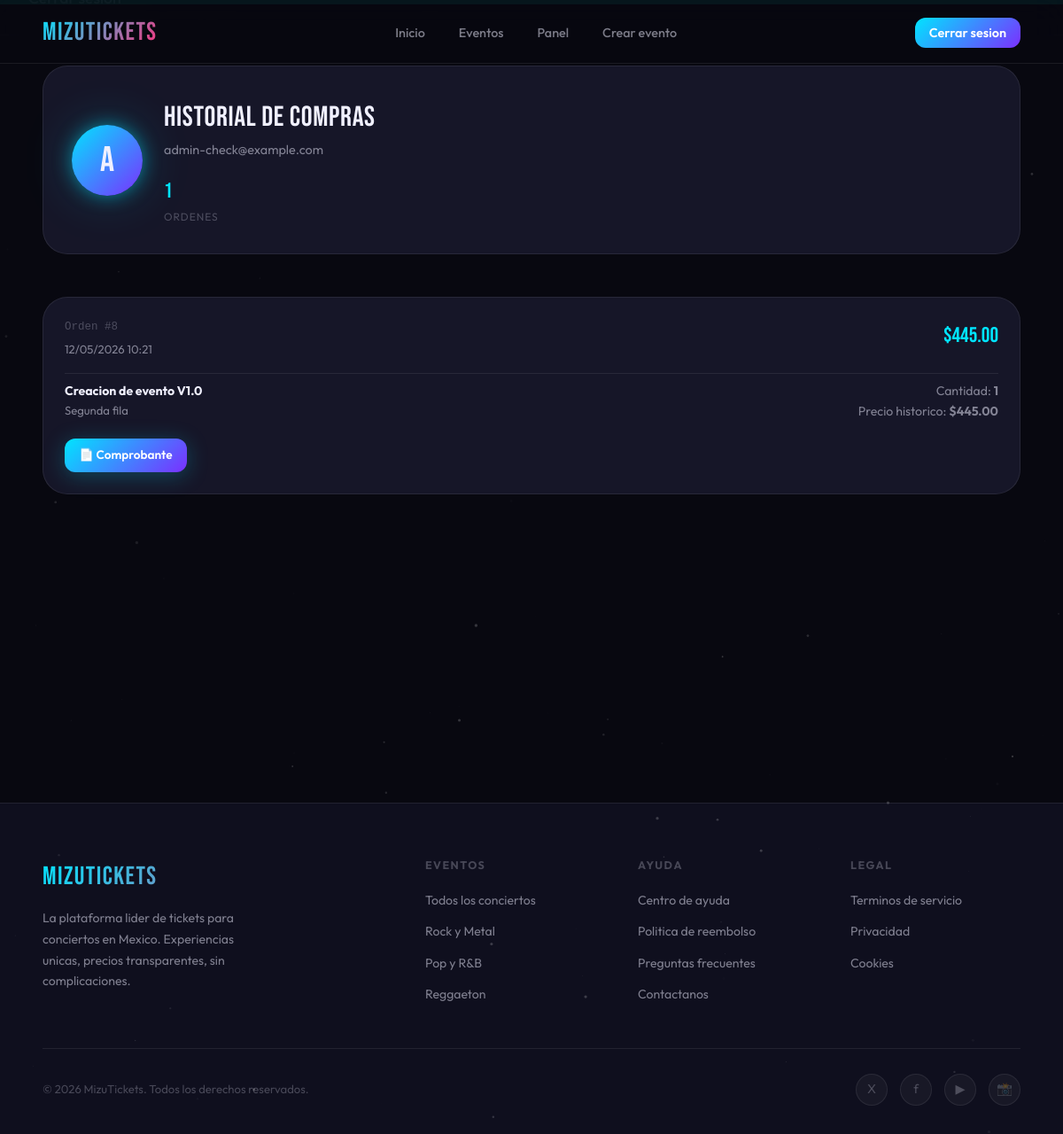
Screenshot of /orders/history (signed in) with the database file from the repository.
### app/models/user.py (models this page shows, shortened)
class User(UserMixin, db.Model):
    __tablename__ = "users"
    id = db.Column(db.Integer, primary_key=True)
    name = db.Column(db.String(120), nullable=False)
    email = db.Column(db.String(255), unique=True, nullable=False, index=True)
    password_hash = db.Column(db.String(255), nullable=False)
    role = db.Column(db.String(20), nullable=False, default="customer", index=True)
    created_at = db.Column(db.DateTime, nullable=False, default=datetime.utcnow)
    updated_at = db.Column(
        db.DateTime,
        nullable=False,
        default=datetime.utcnow,
        onupdate=datetime.utcnow,
    )
    orders = db.relationship("Order", back_populates="user", lazy="dynamic")

### app/models/order.py (models this page shows, shortened)
class Order(db.Model):
    __tablename__ = "orders"
    __table_args__ = (
        db.CheckConstraint("total_amount >= 0", name="ck_orders_total_non_negative"),
    )
    id = db.Column(db.Integer, primary_key=True)
    user_id = db.Column(db.Integer, db.ForeignKey("users.id"), nullable=False, index=True)
    status = db.Column(db.String(20), nullable=False, default="confirmed", index=True)
    total_amount = db.Column(db.Numeric(10, 2), nullable=False)
    receipt_code = db.Column(db.String(50), unique=True, nullable=True, index=True)
    created_at = db.Column(db.DateTime, nullable=False, default=datetime.utcnow, index=True)
    user = db.relationship("User", back_populates="orders")
    items = db.relationship(
        "OrderItem",
        back_populates="order",
        cascade="all, delete-orphan",
        lazy="selectin",
    )

### app/models/order_item.py (models this page shows, shortened)
class OrderItem(db.Model):
    __tablename__ = "order_items"
    __table_args__ = (
        db.CheckConstraint("quantity > 0", name="ck_order_items_quantity_positive"),
        db.CheckConstraint("unit_price >= 0", name="ck_order_items_unit_price_non_negative"),
        db.CheckConstraint("subtotal >= 0", name="ck_order_items_subtotal_non_negative"),
    )
    id = db.Column(db.Integer, primary_key=True)
    order_id = db.Column(db.Integer, db.ForeignKey("orders.id"), nullable=False, index=True)
    ticket_type_id = db.Column(
        db.Integer,
        db.ForeignKey("ticket_types.id"),
        nullable=False,
        index=True,
    )
    quantity = db.Column(db.Integer, nullable=False)
    unit_price = db.Column(db.Numeric(10, 2), nullable=False)
    subtotal = db.Column(db.Numeric(10, 2), nullable=False)
    created_at = db.Column(db.DateTime, nullable=False, default=datetime.utcnow)
    order = db.relationship("Order", back_populates="items")
    ticket_type = db.relationship("TicketType", back_populates="order_items")

### app/models/event.py (models this page shows, shortened)
class Event(db.Model):
    __tablename__ = "events"
    id = db.Column(db.Integer, primary_key=True)
    title = db.Column(db.String(200), nullable=False, index=True)
    description = db.Column(db.Text, nullable=True)
    date = db.Column(db.DateTime, nullable=False, index=True)
    venue = db.Column(db.String(200), nullable=False)
    image_url = db.Column(db.String(500), nullable=True)
    is_active = db.Column(db.Boolean, nullable=False, default=True, index=True)
    created_at = db.Column(db.DateTime, nullable=False, default=datetime.utcnow)
    updated_at = db.Column(
        db.DateTime,
        nullable=False,
        default=datetime.utcnow,
        onupdate=datetime.utcnow,
    )
    ticket_types = db.relationship(
        "TicketType",
        back_populates="event",
        cascade="all, delete-orphan",
        lazy="selectin",
    )

### app/models/ticket_type.py (models this page shows, shortened)
class TicketType(db.Model):
    __tablename__ = "ticket_types"
    __table_args__ = (
        db.CheckConstraint("price >= 0", name="ck_ticket_types_price_non_negative"),
        db.CheckConstraint(
            "stock_available >= 0", name="ck_ticket_types_stock_non_negative"
        ),
        db.UniqueConstraint("event_id", "name", name="uq_ticket_types_event_name"),
    )
    id = db.Column(db.Integer, primary_key=True)
    event_id = db.Column(db.Integer, db.ForeignKey("events.id"), nullable=False, index=True)
    name = db.Column(db.String(80), nullable=False)
    price = db.Column(db.Numeric(10, 2), nullable=False)
    stock_available = db.Column(db.Integer, nullable=False)
    created_at = db.Column(db.DateTime, nullable=False, default=datetime.utcnow)
    updated_at = db.Column(
        db.DateTime,
        nullable=False,
        default=datetime.utcnow,
        onupdate=datetime.utcnow,
    )
    event = db.relationship("Event", back_populates="ticket_types")
    order_items = db.relationship("OrderItem", back_populates="ticket_type", lazy="dynamic")

### app/orders/routes.py (the view)
@bp.route("/orders/history")
@login_required
def history():
    try:
        orders = (
            Order.query.options(
                joinedload(Order.items)
                .joinedload(OrderItem.ticket_type)
                .joinedload(TicketType.event)
            )
            .filter(Order.user_id == current_user.id)
            .order_by(Order.created_at.desc())
            .all()
        )
        return render_template("orders/history.html", orders=orders)
    except SQLAlchemyError:
        flash("No se pudo cargar tu historial en este momento.", "error")
        return render_template("orders/history.html", orders=[])
    except Exception:
        flash("No se pudo cargar tu historial en este momento.", "error")
        return render_template("orders/history.html", orders=[])

### app/__init__.py (called while the page is built)
def create_app(config_class=Config):
    app = Flask(__name__, instance_relative_config=True)
    app.config.from_object(config_class)
    os.makedirs(app.instance_path, exist_ok=True)
    db.init_app(app)
    migrate.init_app(app, db)
    login_manager.init_app(app)
    from .auth import bp as auth_bp
    from .admin import bp as admin_bp
    from .main import bp as main_bp
    from .orders import bp as orders_bp
    app.register_blueprint(main_bp)
    app.register_blueprint(auth_bp)
    app.register_blueprint(admin_bp)
    app.register_blueprint(orders_bp)
    from . import models  # noqa: F401
    from .models.user import User
    @login_manager.user_loader
    def load_user(user_id):
        return db.session.get(User, int(user_id))
    @app.shell_context_processor
    def shell_context():
        return {"db": db, "models": models}
    return app

### app/templates/orders/history.html (shortened to what this page needs)
{% extends "base.html" %}
{% block content %}
<div class="page profile-page">
  <div class="container">
    <div class="profile-header">
      <div class="profile-avatar">{{ current_user.name[0].upper() }}</div>
      <div>
        <div class="profile-name">Historial de compras</div>
        <div class="profile-email">{{ current_user.email }}</div>
        <div class="profile-stats">
          <div>
            <div class="profile-stat-val">{{ orders|length }}</div>
            <div class="profile-stat-lbl">Ordenes</div>
          </div>
        </div>
      </div>
    </div>
    {% if orders %}
      {% for order in orders %}
      <div class="order-card">
        <div class="order-card-header">
          <div>
            <div class="order-id">Orden #{{ order.id }}</div>
            <div style="font-size:0.82rem;color:var(--text-muted)">{{ order.created_at.strftime('%d/%m/%Y %H:%M') }}</div>
          </div>
          <div class="order-total">${{ '%.2f'|format(order.total_amount) }}</div>
        </div>
        <div class="order-items">
          {% for item in order.items %}
          <div class="order-item-row" style="display:block">
            <div style="display:flex;justify-content:space-between;gap:16px;flex-wrap:wrap;align-items:flex-start">
              <div>
                <div style="font-weight:700;color:var(--text)">{{ item.ticket_type.event.title }}</div>
                <div style="font-size:0.82rem;color:var(--text-muted)">{{ item.ticket_type.name }}</div>
              </div>
              <div style="text-align:right">
                <div>Cantidad: <strong>{{ item.quantity }}</strong></div>
                <div>Precio historico: <strong>${{ '%.2f'|format(item.unit_price) }}</strong></div>
              </div>
            </div>
          </div>
          {% endfor %}
        </div>
        <div style="display:flex;gap:8px;margin-top:12px">
          <a class="btn btn-primary btn-sm" href="{{ url_for('orders.receipt', order_id=order.id) }}" target="_blank">📄 Comprobante</a>
        </div>
      </div>
      {% endfor %}
    {% endif %}
  </div>
</div>
{% endblock %}

### app/static/css/styles.css (style rules this page uses)
:root { --bg: #080810; --bg2: #0f0f1e; --bg3: #161628; --surface: rgba(255,255,255,0.04); --surface2: rgba(255,255,255,0.08); --border: rgba(255,255,255,0.08); --border2: rgba(255,255,255,0.14); --cyan: #00e5ff; --cyan-dim: rgba(0,229,255,0.15); --cyan-glow: 0 0 20px rgba(0,229,255,0.5), 0 0 60px rgba(0,229,255,0.2); --pink: #ff2d78; --pink-dim: rgba(255,45,120,0.15); --pink-glow: 0 0 20px rgba(255,45,120,0.5), 0 0 60px rgba(255,45,120,0.2); --gold: #ffc844; --gold-dim: rgba(255,200,68,0.15); --purple: #7b2fff; --text: #f0f0ff; --text-muted: rgba(240,240,255,0.5); --text-dim: rgba(240,240,255,0.25); --font-display: 'Bebas Neue', sans-serif; --font-body: 'Outfit', sans-serif; --radius: 12px; --radius-lg: 20px; --radius-xl: 28px; --nav-h: 72px; --trans: 0.3s cubic-bezier(0.4,0,0.2,1); }
*, *::before, *::after { box-sizing: border-box; margin: 0; padding: 0; }
html { scroll-behavior: smooth; }
body { background: var(--bg); color: var(--text); font-family: var(--font-body); font-size: 16px; line-height: 1.6; min-height: 100vh; overflow-x: hidden; }
a { color: inherit; text-decoration: none; }
.page { min-height: 100vh; padding-top: var(--nav-h); animation: page-in 0.4s ease-out; }
.container { max-width: 1280px; margin: 0 auto; padding: 0 clamp(16px, 4vw, 48px); }
.btn { display: inline-flex; align-items: center; justify-content: center; gap: 8px; padding: 12px 24px; border-radius: var(--radius); font-weight: 600; font-size: 0.95rem; border: none; cursor: pointer; transition: all var(--trans); white-space: nowrap; }
.btn-primary { background: linear-gradient(135deg, var(--cyan) 0%, var(--purple) 100%); color: #fff; box-shadow: 0 4px 24px rgba(0,229,255,0.25); }
.btn-sm { padding: 8px 16px; font-size: 0.85rem; }
.profile-page { padding: 48px 0 80px; }
.profile-header { display: flex; gap: 24px; align-items: center; margin-bottom: 48px; background: var(--bg3); border: 1px solid var(--border); border-radius: var(--radius-xl); padding: 32px; }
.profile-avatar { width: 80px; height: 80px; border-radius: 50%; background: linear-gradient(135deg, var(--cyan), var(--purple)); display: flex; align-items: center; justify-content: center; font-family: var(--font-display); font-size: 2.5rem; flex-shrink: 0; box-shadow: var(--cyan-glow); }
.profile-name { font-family: var(--font-display); font-size: 2rem; letter-spacing: 0.02em; }
.profile-email { color: var(--text-muted); font-size: 0.9rem; }
.profile-stats { display: flex; gap: 32px; margin-top: 16px; }
.profile-stat-val { font-family: var(--font-display); font-size: 1.5rem; color: var(--cyan); }
.profile-stat-lbl { font-size: 0.75rem; color: var(--text-dim); text-transform: uppercase; letter-spacing: 0.08em; }
.order-card { background: var(--bg3); border: 1px solid var(--border); border-radius: var(--radius-xl); padding: 24px; margin-bottom: 16px; }
.order-card-header { display: flex; justify-content: space-between; align-items: flex-start; margin-bottom: 16px; }
.order-id { font-size: 0.78rem; color: var(--text-dim); font-family: monospace; margin-bottom: 4px; }
.order-total { font-family: var(--font-display); font-size: 1.5rem; color: var(--cyan); }
.order-items { display: flex; flex-direction: column; gap: 8px; }
.order-item-row { display: flex; justify-content: space-between; font-size: 0.88rem; color: var(--text-muted); padding: 8px 0; border-top: 1px solid var(--border); }

### rows the page displays
User: name "A", email "admin-check@example.com"
Order: id "8", created_at "12/05/2026 10:21", total_amount "445.00"
OrderItem: ticket_type.event "Creacion de evento V1.0", ticket_type.name "Segunda fila", quantity "1", unit_price "445.00"

### other values shown
{{ orders|length }} "1"
